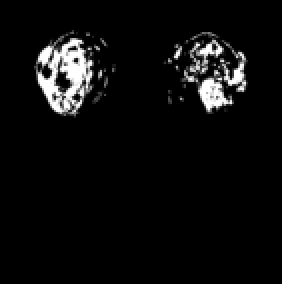
#> input picture fgtseg.jpg, 141 x 142 px (shown 2 times larger)
$ jupyter execute fgthreshold.ipynb
#> lines starting #> are read from the running program, lines starting #| are printed output that depends on the picture
We are going to the the same for the FGT segmentation

[cell 1]
from skimage.restoration import denoise_nl_means, estimate_sigma
from skimage import img_as_float, img_as_ubyte, io
import numpy as np
from matplotlib import pyplot as plt

[cell 2]
img  = img_as_float(io.imread("fgtseg.jpg"))

[cell 3]
sigma_est = np.mean(estimate_sigma(img, channel_axis=True))
#> sigma_est = 2.41e-17
denoise = denoise_nl_means(img, h=1.15 * sigma_est, fast_mode = True, patch_size = 5, patch_distance=3, channel_axis = True)

[cell 4]
denoise_ubyte = img_as_ubyte(denoise)
#> denoise_ubyte is the input picture: shape (142, 141, 4); mean R, G, B, A 12.8, 12.8, 12.8, 255
plt.imshow(denoise_ubyte, cmap = "gray")

[cell 5]
plt.hist(denoise_ubyte.flat, bins = 100, range = (0,255), color = "c")
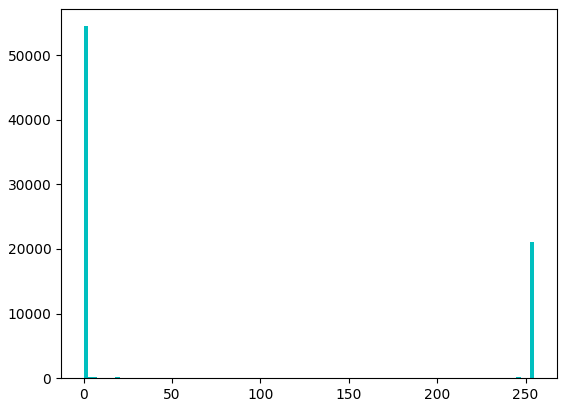
#> figure drawn by matplotlib, 1 panel; tallest bar 54483 high, from x = 0 to 2.55

[cell 6]
arr = [  0.  ,   2.55,   5.1 ,   7.65,  10.2 ,  12.75,  15.3 ,  17.85,
         20.4 ,  22.95,  25.5 ,  28.05,  30.6 ,  33.15,  35.7 ,  38.25,
         40.8 ,  43.35,  45.9 ,  48.45,  51.  ,  53.55,  56.1 ,  58.65,
         61.2 ,  63.75,  66.3 ,  68.85,  71.4 ,  73.95,  76.5 ,  79.05,
         81.6 ,  84.15,  86.7 ,  89.25,  91.8 ,  94.35,  96.9 ,  99.45,
        102.  , 104.55, 107.1 , 109.65, 112.2 , 114.75, 117.3 , 119.85,
        122.4 , 124.95, 127.5 , 130.05, 132.6 , 135.15, 137.7 , 140.25,
        142.8 , 145.35, 147.9 , 150.45, 153.  , 155.55, 158.1 , 160.65,
        163.2 , 165.75, 168.3 , 170.85, 173.4 , 175.95, 178.5 , 181.05,
        183.6 , 186.15, 188.7 , 191.25, 193.8 , 196.35, 198.9 , 201.45,
        204.  , 206.55, 209.1 , 211.65, 214.2 , 216.75, 219.3 , 221.85,
        224.4 , 226.95, 229.5 , 232.05, 234.6 , 237.15, 239.7 , 242.25,
        244.8 , 247.35, 249.9 , 252.45, 255.  ]
print("arr : ", arr)
print("95th percentile of rgb array : ",
      np.percentile(arr, 95))

[cell 7]
#now we are taking cumalitive sum of 2nd standard deviation and forward
#this is all the pixels in the entire image


list=[5.4483e+04, 1.6800e+02, 1.1400e+02, 1.0800e+02, 9.6000e+01,
        9.0000e+01, 9.6000e+01, 1.2000e+02, 3.9000e+01, 8.7000e+01,
        1.0800e+02, 5.1000e+01, 9.9000e+01, 3.3000e+01, 6.3000e+01,
        3.6000e+01, 7.5000e+01, 4.2000e+01, 9.0000e+01, 2.7000e+01,
        8.1000e+01, 6.3000e+01, 5.1000e+01, 5.1000e+01, 3.9000e+01,
        5.4000e+01, 1.5000e+01, 6.3000e+01, 1.2000e+01, 5.1000e+01,
        6.6000e+01, 1.8000e+01, 5.4000e+01, 4.2000e+01, 3.3000e+01,
        3.6000e+01, 5.7000e+01, 6.0000e+00, 4.5000e+01, 2.4000e+01,
        2.1000e+01, 5.1000e+01, 2.7000e+01, 3.9000e+01, 3.0000e+01,
        3.0000e+01, 3.6000e+01, 2.1000e+01, 2.7000e+01, 1.8000e+01,
        3.6000e+01, 2.7000e+01, 3.9000e+01, 2.1000e+01, 4.2000e+01,
        3.0000e+01, 1.8000e+01, 2.1000e+01, 4.5000e+01, 2.4000e+01,
        3.6000e+01, 4.5000e+01, 1.2000e+01, 2.7000e+01, 2.4000e+01,
        1.8000e+01, 3.6000e+01, 2.7000e+01, 3.6000e+01, 3.3000e+01,
        4.2000e+01, 3.0000e+01, 5.1000e+01, 2.4000e+01, 2.7000e+01,
        2.1000e+01, 4.8000e+01, 2.4000e+01, 2.4000e+01, 2.4000e+01,
        3.3000e+01, 5.7000e+01, 0.0000e+00, 4.5000e+01, 2.7000e+01,
        3.0000e+01, 2.1000e+01, 3.6000e+01, 2.4000e+01, 4.2000e+01,
        6.6000e+01, 3.9000e+01, 5.1000e+01, 3.0000e+01, 6.6000e+01,
        3.6000e+01, 1.1100e+02, 6.9000e+01, 8.4000e+01, 2.1123e+04]

scnd_dvtn_pixel = list[94]+list[95]+list[96]+list[97]+list[98]+list[99]
print(scnd_dvtn_pixel)

[cell 8]
#this is all the pixels in the entire image


new_list=[]
j=0

#

for i in range(0,len(list)):
    j+=list[i]
    new_list.append(j)

total_pixels = new_list[99]
print(total_pixels)


$ run again, with breastmri.jpg copied over fgtseg.jpg
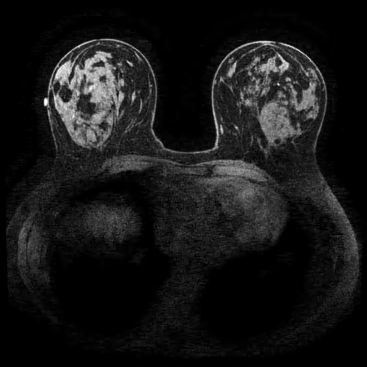
#> input picture breastmri.jpg, 367 x 367 px
#> sigma_est = 0.000573
#> `[cell 5] plt.hist(denoise_ubyte.flat, bins = 100, range = (0,255), col..`:
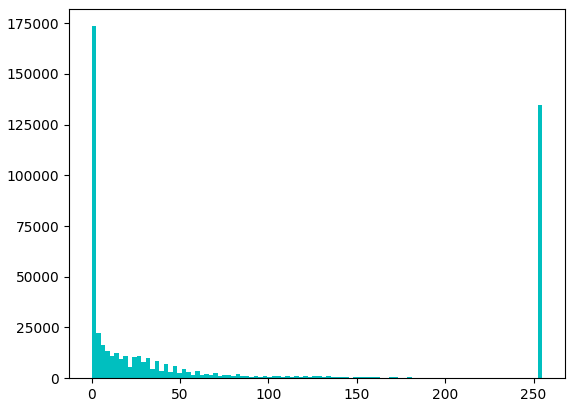
#> figure drawn by matplotlib, 1 panel; tallest bar 173532 high, from x = 0 to 2.55
